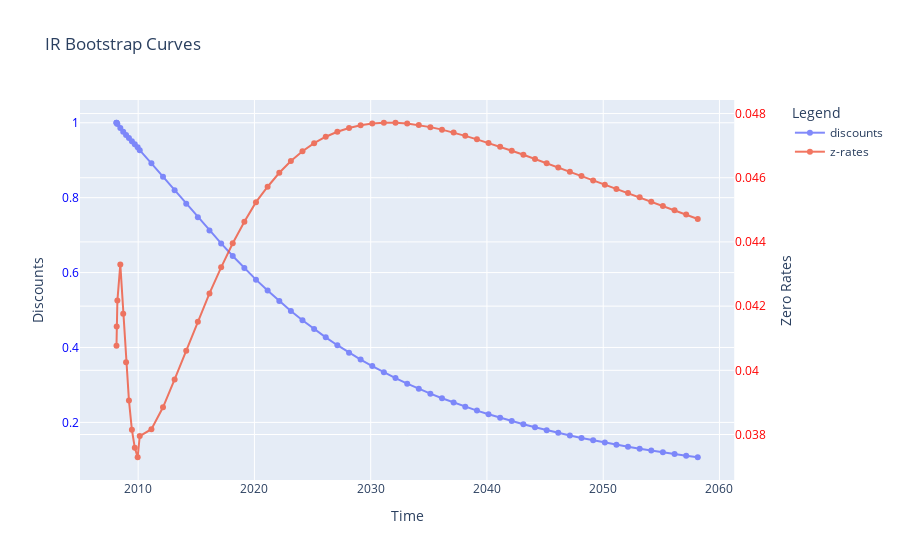

The cell this chart's notebook holds for it:
### Code cell
# Create subplots with shared x-axis and separate y-axes
fig = make_subplots(specs=[[{"secondary_y": True}]])

# Add traces to the subplots
fig.add_trace(
    pltgo.Scatter(x=discCurve.index, y=discCurve.values, opacity=0.8, mode='lines+markers', name='discounts'),
    secondary_y=False  # Primary y-axis
)
fig.add_trace(
    pltgo.Scatter(x=zeroCurve.index, y=zeroCurve.values, opacity=0.8, mode='lines+markers', name='z-rates'),
    secondary_y=True  # Secondary y-axis
)

# Customize the appearance of the y-axes
fig.update_yaxes(title_text="Discounts", secondary_y=False, tickfont=dict(color="blue"))  # Customize primary y-axis
fig.update_yaxes(title_text="Zero Rates", secondary_y=True, tickfont=dict(color="red"))  # Customize secondary y-axis

fig.update_layout(title="IR Bootstrap Curves",
                  xaxis_title="Time",
                  yaxis_title="Discounts",
                  legend_title="Legend")

# Show the figure
fig.show()
